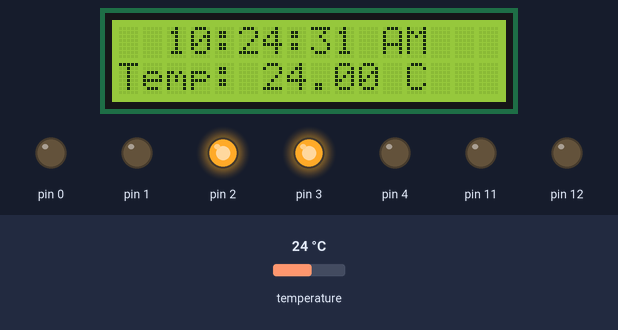
Recording of a sketch running on a simulated Arduino Uno, built with avr-gcc and run on an emulated ATmega328P. Shown: 16×2 character LCD, output pins drawn as LEDs (lit = HIGH). The inputs (shaded band) are chosen by the test bench; at power-on: temperature 24 °C. The local clock reads 2024-03-15 10:24:30 at power-on unless the sketch sets it.

Above: at 1.2 s.
1.3 s: temperature set to 9 °C
At 2.8 s:
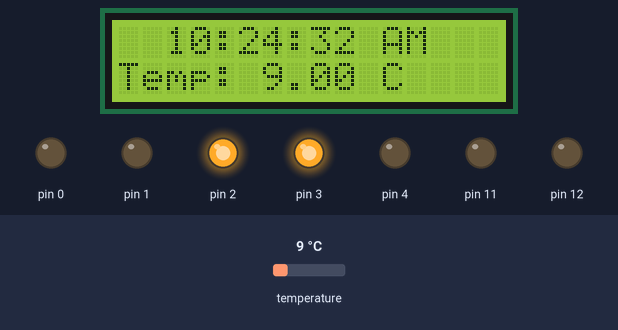
5.5 s: temperature set to 12 °C
At 6.4 s:
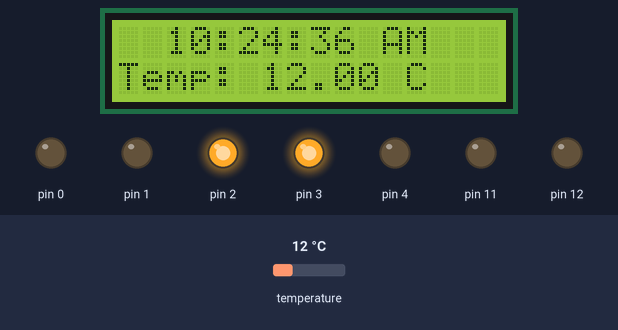
7.6 s: temperature set to 19 °C
At 8.7 s:
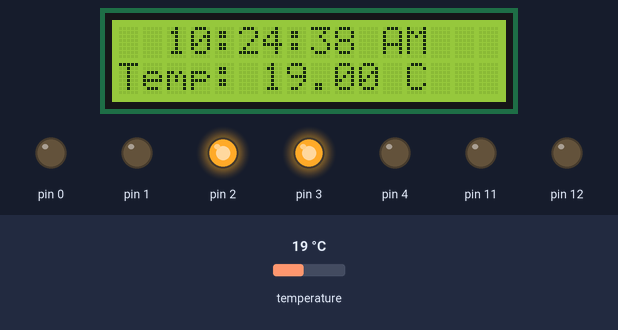
Timing chart, 0 to 10.6 s (numbered marks = the images above; inputs shaded):
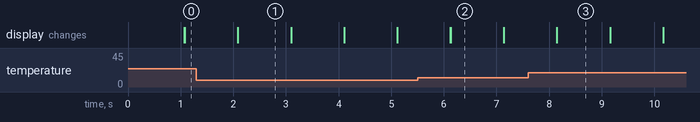

The sketch:

sketch_may16am.ino
```cpp
#include <LiquidCrystal.h>
LiquidCrystal lcd (5,6,7,8,9,10);

#include <DS3231.h>
DS3231  rtc(SDA, SCL);
Time t;
void setup() {
  pinMode(12,OUTPUT);
  pinMode(11,OUTPUT);
  pinMode(0,OUTPUT);
   pinMode(1,OUTPUT);
    pinMode(2,OUTPUT);
  pinMode(3,OUTPUT);
   pinMode(4,OUTPUT);
  digitalWrite(0,0);
  digitalWrite(1,0);
  digitalWrite(2,1);
  digitalWrite(3,1);
  digitalWrite(4,0);
  lcd.begin(16,2);
  rtc.begin();

  //rtc.setDOW(MONDAY);     // Set Day-of-Week to SUNDAY
  //rtc.setTime(10, 41, 10);     // Set the time to 12:00:00 (24hr format)
  //rtc.setDate(17, 5, 2021);
}
void loop() {

  t = rtc.getTime();

  int a=t.hour;


  if(a>12)
  {
    a=a-12;

    if(a<10)
    {
      lcd.setCursor(2,0);
      lcd.print("0");
      lcd.print(a);
      lcd.print(":");
    }
      else{
           lcd.setCursor(2,0);
           lcd.print(a);
           lcd.print(":");
          }


  int b=t.min;
   if(b<10)
      {
      lcd.setCursor(5,0);
      lcd.print("0");
      lcd.print(b);
      lcd.print(":");
      }
      else{
          lcd.setCursor(5,0);
          lcd.print(b);
          lcd.print(":");
          }
  int c=t.sec;
     if(c<10)
       {
        lcd.setCursor(8,0);
        lcd.print("0");
        lcd.print(c);
   }
      else{
          lcd.setCursor(8,0);
          lcd.print(c);
          lcd.print(" PM        ");
          }
}
      else{
        if(a<10){
        if(a==0)
        {
          a=12;
          lcd.setCursor(2,0);
          lcd.print(a);
          lcd.print(":");
        }
              else{
              lcd.setCursor(2,0);
              lcd.print("0");
              lcd.print(a);
              lcd.print(":");
              }
      }
      else{
            lcd.setCursor(2,0);
            lcd.print(a);
            lcd.print(":");
          }


      int b=t.min;
        if(b<10)
            {
             lcd.setCursor(5,0);
             lcd.print("0");
             lcd.print(b);
             lcd.print(":");

            }
        else{
            lcd.setCursor(5,0);
            lcd.print(b);
            lcd.print(":");
           }
         int c=t.sec;
         if(c<10)
            {
            lcd.setCursor(8,0);
            lcd.print("0");
            lcd.print(c);
            lcd.print(":");
             }
            else{
                lcd.setCursor(8,0);
                lcd.print(c);
                lcd.print(" AM        ");
                }
      }


  // Send time


  // Wait one second before repeating :)
  delay (1000);


 lcd.setCursor(0,1);
 lcd.print("Temp: ");
 lcd.print(rtc.getTemp());
 lcd.println(" C     ");


}
```

Measured:
- after the input at 1.3 s, the display: first changes after 0.78 s (image 1 shows a later state)
- after the input at 5.5 s, the display: first changes after 0.62 s (image 2 shows a later state)
- what the display in image 1 shows lasts 1.0 s, from 2.1 s to 3.1 s
